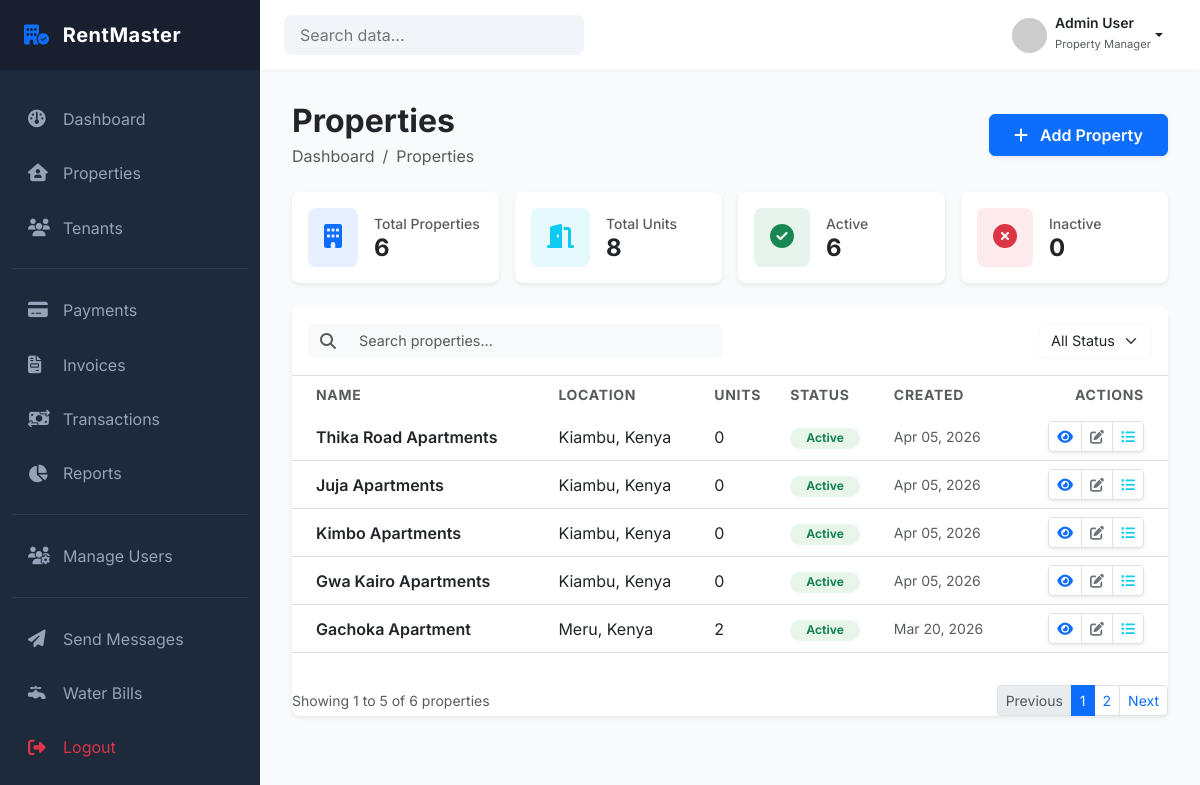
/properties/ (signed in), run on an earlier commit of the app's database.
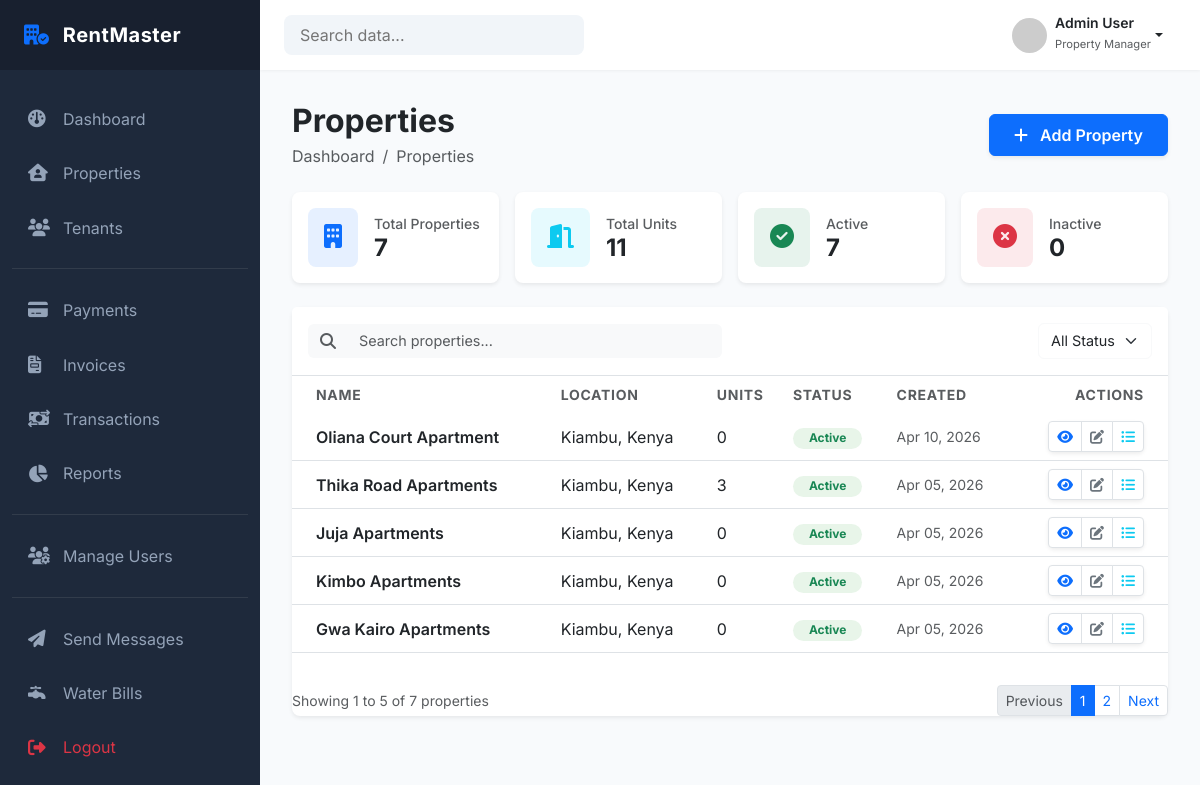
And on a later commit of the database.
### properties/models.py (models this page shows, shortened)
class Property(models.Model):
    landlord = models.ForeignKey(
        settings.AUTH_USER_MODEL,
        on_delete=models.PROTECT,
        related_name="properties",
        limit_choices_to={"role": "LANDLORD"}
    )
    name = models.CharField(max_length=150)
    description = models.TextField(blank=True)
    address_line_1 = models.CharField(max_length=250)
    address_line_2 = models.CharField(max_length=255, blank=True)
    country = models.CharField(max_length=100)
    county = models.CharField(max_length=100, blank=True)
    postal_code = models.CharField(max_length=20, blank=True)
    is_active = models.BooleanField(default=True)
    created_at = models.DateTimeField(auto_now_add=True)
    updated_at = models.DateTimeField(auto_now=True)
    class Meta:
        constraints = [
            UniqueConstraint(
                fields=["landlord", "name"],
                name="unique_property_name_per_landlord"
            )
        ]
        ordering = ["-created_at"]

### properties/views.py (the view)
# urls.py: path('', views.property_list, name='property_list'),
@login_required
def property_list(request):
    query = request.GET.get("q")
    page_number = request.GET.get("page")
    status = request.GET.get("status")
    properties = get_properties_for_user(request.user)
    if query:
        properties = properties.filter(
            Q(name__icontains=query) |
            Q(county__icontains=query) |
            Q(country__icontains=query)
        )
    if status == "active":
        properties = properties.filter(is_active=True)
    elif status == "inactive":
        properties = properties.filter(is_active=False)
    paginator = Paginator(properties, 5) # 5 per page
    properties = paginator.get_page(page_number)
    stats = get_property_stats(request.user)
    context = {
        'properties': properties,
        'stats': stats,
    }
    if request.headers.get("HX-Request"):
        return render(
            request,
            "properties/partials/property_table_container.html",
            context
        )
    return render(request, 'properties/property_list.html', context)

### properties/services/property_service.py (called while the page is built)
def get_properties_for_user(user):
    return Property.objects.filter(landlord=user).order_by('-created_at')

def get_property_stats(user):
    properties = Property.objects.filter(landlord=user)
    total_properties = properties.count()
    active_properties = properties.filter(is_active=True).count()
    inactive_properties = properties.filter(is_active=False).count()
    total_units = sum([p.units.count() for p in properties])
    return {
        "total": total_properties,
        "active": active_properties,
        "inactive": inactive_properties,
        "units": total_units,
    }

### templates/properties/property_list.html (shortened to what the changed rows need)
{% extends 'dashboard/base_dashboard.html' %}
{% load static %}
{% block extra_css %}
<link rel="stylesheet" href="{% static 'properties/css/property_list.css' %}">
{% endblock %}
{% block content %}
<div class="container-fluid p-0">
  <div class="d-flex justify-content-between align-items-center mb-4">
    <div>
      <h2 class="fw-bold mb-1">Properties</h2>
    </div>
  </div>
  <div class="row row-cols-1 row-cols-md-2 row-cols-lg-4 g-3 mb-4">
    <div class="col">
      <div class="card border-0 shadow-sm rounded-3 h-100">
        <div class="card-body d-flex align-items-center p-3">
          <div>
            <p class="text-muted small fw-medium mb-0">Total Properties</p>
            <h4 class="fw-bold mb-0">{{ stats.total }}</h4>
          </div>
        </div>
      </div>
    </div>
    <div class="col">
      <div class="card border-0 shadow-sm rounded-3 h-100">
        <div class="card-body d-flex align-items-center p-3">
          <div>
            <p class="text-muted small fw-medium mb-0">Total Units</p>
            <h4 class="fw-bold mb-0">{{ stats.units }}</h4>
          </div>
        </div>
      </div>
    </div>
    <div class="col">
      <div class="card border-0 shadow-sm rounded-3 h-100">
        <div class="card-body d-flex align-items-center p-3">
          <div>
            <p class="text-muted small fw-medium mb-0">Active</p>
            <h4 class="fw-bold mb-0">{{ stats.active }}</h4>
          </div>
        </div>
      </div>
    </div>
  </div>
  <div class="card border-0 shadow-sm rounded-3">
    <div id="property-table-container">
      <div class="table-responsive">
        {% include "properties/partials/property_table_container.html" %}
      </div>
    </div>
  </div>
</div>
{% endblock %}

### templates/properties/partials/property_table_container.html (shortened to what the changed rows need)
<table class="table table-hover align-middle mb-0">
    <thead class="bg-light">
        <tr>
            <th class="ps-4 border-0 text-muted small text-uppercase fw-bold">
            Name
            </th>
            <th class="border-0 text-muted small text-uppercase fw-bold">
            Location
            </th>
            <th class="border-0 text-muted small text-uppercase fw-bold">
            Units
            </th>
            <th class="border-0 text-muted small text-uppercase fw-bold">
            Status
            </th>
            <th class="border-0 text-muted small text-uppercase fw-bold">
            Created
            </th>
            <th
            class="pe-4 border-0 text-muted small text-uppercase fw-bold text-end"
            >
            Actions
            </th>
        </tr>
    </thead>
    <tbody class="border-top-0" id="property-table-body">
        {% for property in properties %}
        <tr>
            <td class="ps-4 fw-semibold text-dark">
                {{ property.name }}
            </td>
            <td>
                {{ property.county }}, {{ property.country }}
            </td>
            <td>
                {{ property.units.count }}
            </td>
            <td>
                {% if property.is_active %}
                <span class="badge rounded-pill bg-success-subtle text-success px-3">
                    Active
                </span>
                {% else %}
                <span class="badge rounded-pill bg-danger-subtle text-danger px-3">
                    Inactive
                </span>
                {% endif %}
            </td>
            <td class="text-muted small">
                {{ property.created_at|date:"M d, Y" }}
            </td>
            <td class="pe-4 text-end">
                <div class="btn-group shadow-sm">
                <a href="{% url 'properties:property_detail' property.id %}" class="btn btn-sm btn-white border text-primary" title="View">
                    <i class="fa-solid fa-eye"></i>
                </a>
                <a href="{% url 'properties:edit_property' property.id %}" class="btn btn-sm btn-white border text-secondary" title="Edit">
                    <i class="fa-solid fa-pen-to-square"></i>
                </a>
                <a href="{% url 'properties:property_units' property.id %}" class="btn btn-sm btn-white border text-info" title="Units">
                    <i class="fa-solid fa-list-ul"></i>
                </a>
                </div>
            </td>
            </tr>
            {% empty %}
            <tr>
            <td colspan="6" class="text-center text-muted py-4">
                No properties found.
            </td>
        </tr>
        {% endfor %}
    </tbody>
</table>
    <nav class="d-flex justify-content-between align-items-center">
        <span class="text-muted small">
            Showing {{ properties.start_index }} to {{ properties.end_index }} of {{ properties.paginator.count }} properties
        </span>
        <ul class="pagination pagination-sm mb-0">
            {% if properties.has_previous %}
            <li class="page-item">
            <a
                class="page-link"
                hx-get="?page={{ properties.previous_page_number }}&q={{ request.GET.q }}"
                hx-target="#property-table-container"
                hx-push-url="true"
            >
                Previous
            </a>
            </li>
            {% else %}
            <li class="page-item disabled">
            </li>
            {% endif %}
            {% for num in properties.paginator.page_range %}
            {% if num == properties.number %}
                <li class="page-item active">
                <span class="page-link">{{ num }}</span>
                </li>
            {% else %}
                <li class="page-item">
                <a
                    class="page-link"
                    hx-get="?page={{ num }}&q={{ request.GET.q }}"
                    hx-target="#property-table-container"
                    hx-push-url="true"
                >
                    {{ num }}
                </a>
                </li>
            {% endif %}
            {% endfor %}
            {% if properties.has_next %}
            <li class="page-item">
            </li>
            {% else %}
            <li class="page-item disabled">
            <span class="page-link">Next</span>
            </li>
            {% endif %}
        </ul>
    </nav>
</div>

What changed in the data, as far as the page shows it:
no longer on this page (row unchanged): Property: name "Gachoka Apartment", county "Meru", country "Kenya", units.count "2", is_active "Active", created_at "Mar 20, 2026"
added Property: name "Oliana Court Apartment", county "Kiambu", country "Kenya", units.count "0", is_active "Active", created_at "Apr 10, 2026"
changed Property "Thika Road Apartments": units.count "0" → "3"
Also different on the page:
{{ stats.total }}: "6" → "7"
{{ stats.units }}: "8" → "11"
{{ stats.active }}: "6" → "7"
{{ properties.paginator.count }}: "6" → "7"
